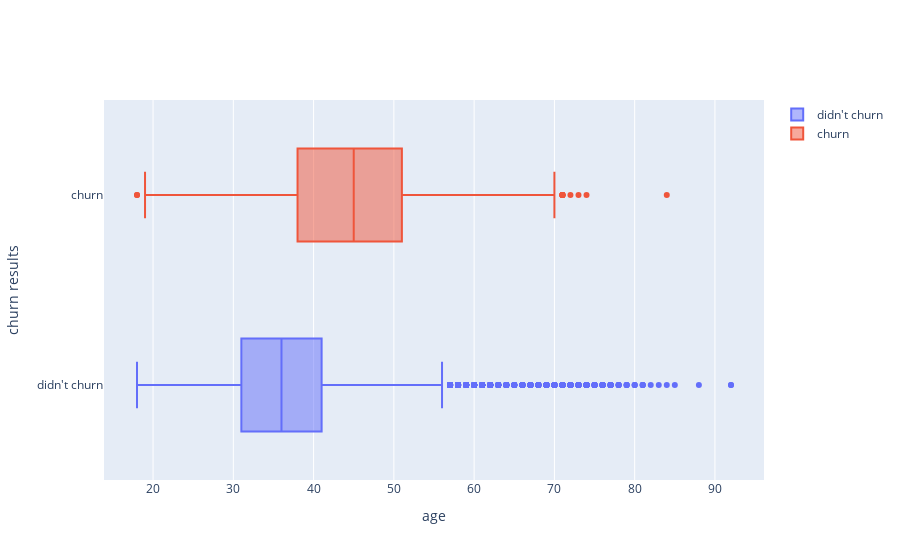

This figure's notebook cell:
### Code cell
churn_0 = data[data['churn'] == 0]
churn_1 = data[data['churn'] == 1]

fig = go.Figure()
fig.add_trace(go.Box(x=churn_0['age'], name = "didn't churn"))
fig.add_trace(go.Box(x=churn_1['age'], name = "churn"))
fig.update_layout(xaxis_title="age", yaxis_title="churn results")

### Figure 1 — Plotly figure (JSON) as saved in the notebook; plotly's stock layout.template omitted (floating-point values rounded to 4 significant figures; data arrays with more than 128 entries replaced by an {"elided": "..."} marker saying what was removed)
{"data": [{"name": "didn't churn", "type": "box", "x": {"elided": "7963 int values"}}, {"name": "churn", "type": "box", "x": {"elided": "2037 int values"}}], "layout": {"xaxis": {"title": {"text": "age"}}, "yaxis": {"title": {"text": "churn results"}}}}
